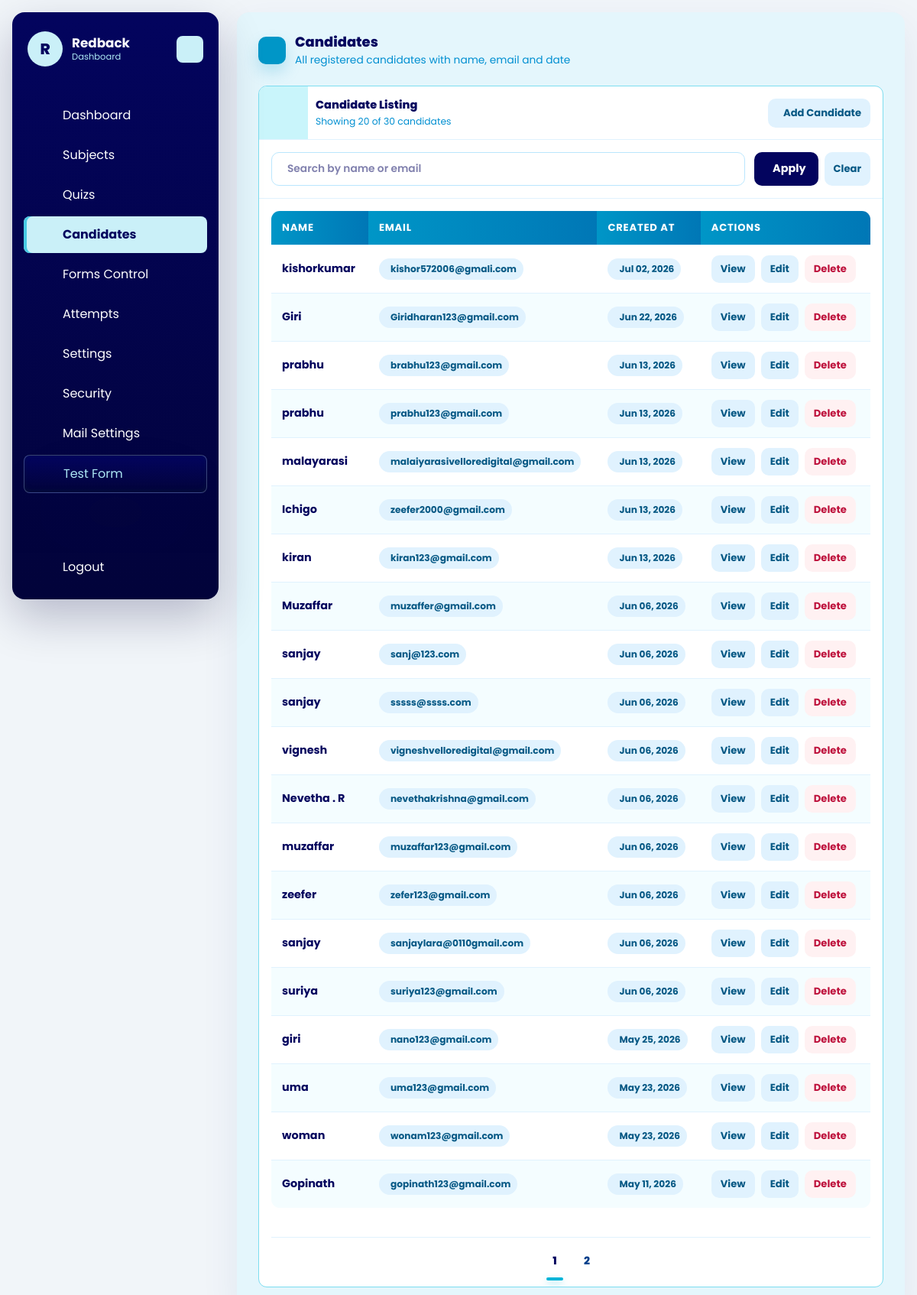
The page /dashboard/candidates/ (signed in) on the database its author committed.
### dashboard/models.py (models this page shows, shortened)
class Company(models.Model):
    name = models.CharField(max_length=150)
    image = models.ImageField(upload_to='company/', blank=True, null=True)
    email = models.EmailField(unique=True)
    password = models.CharField(max_length=128)
    is_active = models.BooleanField(default=True)
    test_instructions = models.TextField(
        default=DEFAULT_TEST_INSTRUCTIONS,
        blank=True,
        help_text='Instructions shown to candidates in the online test instructions drawer.',
    )
    allow_full_screen_lock = models.BooleanField(default=False)
    allow_pause_lock = models.BooleanField(default=False)
    allow_tab_switch_guard = models.BooleanField(default=False)
    allow_copy_paste_block = models.BooleanField(default=False)
    allow_right_click_disable = models.BooleanField(default=False)
    full_screen_lock = models.BooleanField(default=False)
    pause_lock = models.BooleanField(default=False)
    tab_switch_guard_enabled = models.BooleanField(default=False)
    copy_paste_block_enabled = models.BooleanField(default=False)
    right_click_disable_enabled = models.BooleanField(default=False)
    max_violation_warnings = models.PositiveIntegerField(default=3)
    exam_control_password = models.CharField(max_length=128, blank=True)
    pass_persantage = models.DecimalField(max_digits=5, decimal_places=2, default=50.00)
    mail_sender_enabled = models.BooleanField(default=False)
    smtp_host = models.CharField(max_length=255, blank=True)
    smtp_port = models.PositiveIntegerField(default=587)
    smtp_username = models.CharField(max_length=255, blank=True)
    smtp_app_key = models.CharField(max_length=255, blank=True)
    smtp_use_tls = models.BooleanField(default=True)
    smtp_from_email = models.EmailField(blank=True)
    created_at = models.DateTimeField(auto_now_add=True)
    updated_at = models.DateTimeField(auto_now=True)
    class Meta:
        ordering = ['name']
        verbose_name_plural = 'Companies'

### quiz/models.py (models this page shows, shortened)
class Candidate(models.Model):
    name = models.CharField(max_length=150)
    email = models.EmailField()
    designation_tech = models.CharField(max_length=150)
    created_at = models.DateTimeField(auto_now_add=True)
    class Meta:
        ordering = ['name']

### dashboard/views.py (the view)
# urls.py: path('candidates/', views.candidate_list, name='candidate_list'),
@company_login_required
def candidate_list(request):
    queryset = Candidate.objects.all().order_by('-created_at')
    search_query = request.GET.get('q', '').strip()
    if search_query:
        queryset = queryset.filter(
            Q(name__icontains=search_query) |
            Q(email__icontains=search_query)
        )
    total_count = queryset.count()
    paginator  = Paginator(queryset, 20)
    page_num   = request.GET.get('page', 1)
    page_obj   = paginator.get_page(page_num)
    params = request.GET.copy()
    params.pop('page', None)
    page_query_prefix = (params.urlencode() + '&') if params else ''
    page_numbers = list(
        paginator.get_elided_page_range(page_obj.number, on_each_side=2, on_ends=1)
    )
    return render(request, 'dashboard/candidate_list.html', {
        'title': 'Candidates',
        'objects': page_obj.object_list,
        'page_obj': page_obj,
        'page_numbers': page_numbers,
        'page_query_prefix': page_query_prefix,
        'total_count': total_count,
        'search_query': search_query,
    })

### templates/dashboard/candidate_list.html (shortened to what this page needs)
{% extends "base.html" %}
{% block content %}
{% include 'dashboard/header.html' %}
<div id="dashboard-page-content">
<section class="quiz-shell">
    <div class="quiz-heading">
        <div class="quiz-heading-main">
            <span class="quiz-heading-icon"><iconify-icon icon="mdi:account-group-outline"></iconify-icon></span>
            <div>
                <h1 class="quiz-title">Candidates</h1>
                <p class="quiz-subtitle">All registered candidates with name, email and date</p>
            </div>
        </div>
    </div>
    <div class="quiz-list-panel">
        <div class="quiz-list-head">
            <span class="quiz-list-icon"><iconify-icon icon="mdi:account-multiple-outline"></iconify-icon></span>
            <div style="padding-left:10px;">
                <p class="quiz-list-title">Candidate Listing</p>
                <p class="quiz-list-text">Showing {{ objects|length }} of {{ total_count }} candidate{{ total_count|pluralize }}</p>
            </div>
            <div class="quiz-list-actions">
                <a href="{% url 'dashboard:candidate_create' %}" class="attempt-btn secondary" style="min-height:38px;display:inline-flex;align-items:center;gap:8px;">
                    Add Candidate
                </a>
            </div>
        </div>
        <form method="get" class="attempt-controls">
            <label class="attempt-control-field">
                <input type="search" name="q" value="{{ search_query|default:'' }}" placeholder="Search by name or email">
            </label>
            <div class="attempt-control-actions">
                <button type="submit" class="attempt-control-submit">
                    Apply
                </button>
                <a href="{% url 'dashboard:candidate_list' %}" class="attempt-btn secondary">Clear</a>
            </div>
        </form>
        <div class="attempt-table-wrap">
            {% if objects %}
                <table class="attempt-table">
                    <thead>
                        <tr>
                            <th>Name</th>
                            <th>Email</th>
                            <th>Created At</th>
                            <th>Actions</th>
                        </tr>
                    </thead>
                    <tbody>
                        {% for candidate in objects %}
                            <tr style="cursor:pointer;" onclick="window.location='{% url 'dashboard:candidate_detail' candidate.pk %}'">
                                <td>
                                    <strong>{{ candidate.name }}</strong>
                                </td>
                                <td>
                                    <span class="attempt-pill">
                                        {{ candidate.email }}
                                    </span>
                                </td>
                                <td>
                                    <span class="attempt-pill">
                                        {{ candidate.created_at|date:"M d, Y" }}
                                    </span>
                                </td>
                                <td>
                                    <div class="attempt-actions" onclick="event.stopPropagation();">
                                        <a href="{% url 'dashboard:candidate_detail' candidate.pk %}" class="attempt-btn secondary">View</a>
                                        <a href="{% url 'dashboard:candidate_update' candidate.pk %}" class="attempt-btn secondary">Edit</a>
                                        <a href="{% url 'dashboard:candidate_delete' candidate.pk %}" class="attempt-btn danger">Delete</a>
                                    </div>
                                </td>
                            </tr>
                        {% endfor %}
                    </tbody>
                </table>
            {% endif %}
        </div>
        {% if page_obj.has_other_pages %}
            <div class="quiz-pagination">
                {% if page_obj.has_previous %}
                    <a class="quiz-page-link" href="?{{ page_query_prefix }}page=1" aria-label="First page"><iconify-icon icon="mdi:chevron-double-left"></iconify-icon></a>
                    <a class="quiz-page-link" href="?{{ page_query_prefix }}page={{ page_obj.previous_page_number }}" aria-label="Previous page"><iconify-icon icon="mdi:chevron-left"></iconify-icon></a>
                {% else %}
                    <span class="quiz-page-link is-disabled"><iconify-icon icon="mdi:chevron-double-left"></iconify-icon></span>
                    <span class="quiz-page-link is-disabled"><iconify-icon icon="mdi:chevron-left"></iconify-icon></span>
                {% endif %}
                {% for page_number in page_numbers %}
                    {% if page_number == page_obj.paginator.ELLIPSIS %}
                        <span class="quiz-page-ellipsis">{{ page_number }}</span>
                    {% elif page_number == page_obj.number %}
                        <span class="quiz-page-link is-active" aria-current="page">{{ page_number }}</span>
                    {% else %}
                        <a class="quiz-page-link" href="?{{ page_query_prefix }}page={{ page_number }}">{{ page_number }}</a>
                    {% endif %}
                {% endfor %}
                {% if page_obj.has_next %}
                    <a class="quiz-page-link" href="?{{ page_query_prefix }}page={{ page_obj.next_page_number }}" aria-label="Next page"><iconify-icon icon="mdi:chevron-right"></iconify-icon></a>
                    <a class="quiz-page-link" href="?{{ page_query_prefix }}page={{ page_obj.paginator.num_pages }}" aria-label="Last page"><iconify-icon icon="mdi:chevron-double-right"></iconify-icon></a>
                {% else %}
                    <span class="quiz-page-link is-disabled"><iconify-icon icon="mdi:chevron-right"></iconify-icon></span>
                    <span class="quiz-page-link is-disabled"><iconify-icon icon="mdi:chevron-double-right"></iconify-icon></span>
                {% endif %}
            </div>
        {% endif %}
    </div>
</section>
</div>
{% endblock %}

### templates/dashboard/header.html (shortened to what this page needs)
<aside class="dashboard-sidebar" data-dashboard-sidebar>
    <header class="dashboard-sidebar-header">
        <a href="/" class="dashboard-brand">
            <span class="dashboard-brand-mark">{{ request.company.name|default:"Company"|slice:":1"|upper }}</span>
            <span class="dashboard-brand-text">
                <strong>{{ request.company.name|default:"Company" }}</strong>
                <span>Dashboard</span>
            </span>
        </a>
        <button class="dashboard-toggler dashboard-sidebar-toggler" type="button" aria-label="Toggle sidebar">
        </button>
    </header>
    <nav class="dashboard-sidebar-nav"
        aria-label="Dashboard navigation"
        hx-boost="true"
        hx-target="#dashboard-page-content"
        hx-select="#dashboard-page-content"
        hx-push-url="true">
        <ul class="dashboard-nav-list dashboard-primary-nav">
            {% if request.session.company_id %}
                <li class="dashboard-nav-item">
                    <a href="/dashboard/" class="dashboard-nav-link" data-dashboard-nav-link data-nav-exact>
                        <span class="dashboard-nav-label">Dashboard</span>
                    </a>
                </li>
                <li class="dashboard-nav-item">
                    <a href="/dashboard/subjects/" class="dashboard-nav-link" data-dashboard-nav-link>
                        <span class="dashboard-nav-label">Subjects</span>
                    </a>
                </li>
                <li class="dashboard-nav-item">
                    <a href="/dashboard/quizzes/" class="dashboard-nav-link" data-dashboard-nav-link>
                        <span class="dashboard-nav-label">Quizs</span>
                    </a>
                </li>
                <li class="dashboard-nav-item">
                    <a href="/dashboard/candidates/" class="dashboard-nav-link" data-dashboard-nav-link>
                        <span class="dashboard-nav-label">Candidates</span>
                    </a>
                </li>
                <li class="dashboard-nav-item">
                    <a href="/dashboard/forms-control/" class="dashboard-nav-link" data-dashboard-nav-link>
                        <span class="dashboard-nav-label">Forms Control</span>
                    </a>
                </li>
                <li class="dashboard-nav-item">
                    <a href="/dashboard/attempts/" class="dashboard-nav-link" data-dashboard-nav-link>
                        <span class="dashboard-nav-label">Attempts</span>
                    </a>
                </li>
                <li class="dashboard-nav-item">
                    <a href="/dashboard/settings/" class="dashboard-nav-link" data-dashboard-nav-link>
                        <span class="dashboard-nav-label">Settings</span>
                    </a>
                </li>
                <li class="dashboard-nav-item">
                    <a href="/dashboard/settings/security/" class="dashboard-nav-link" data-dashboard-nav-link>
                        <span class="dashboard-nav-label">Security</span>
                    </a>
                </li>
                <li class="dashboard-nav-item">
                    <a href="/dashboard/settings/mail/" class="dashboard-nav-link" data-dashboard-nav-link>
                        <span class="dashboard-nav-label">Mail Settings</span>
                    </a>
                </li>
                <li class="dashboard-nav-item">
                    <a href="/quiz/start/" class="dashboard-nav-link is-accent" data-dashboard-nav-link hx-boost="false">
                        <span class="dashboard-nav-label">Test Form</span>
                    </a>
                </li>
            {% endif %}
        </ul>
        {% if request.session.company_id %}
            <ul class="dashboard-nav-list dashboard-secondary-nav">
                <li class="dashboard-nav-item">
                    <a href="/dashboard/logout/" class="dashboard-nav-link is-danger">
                        <span class="dashboard-nav-label">Logout</span>
                    </a>
                </li>
            </ul>
        {% endif %}
    </nav>
</aside>

### rows shown on the page
Company: company.name "R", company.name "Redback"
Candidate: name "kishorkumar", email "kishor572006@gmali.com", created_at "Jul 02, 2026"
Candidate: name "Giri", email "Giridharan123@gmail.com", created_at "Jun 22, 2026"
Candidate: name "prabhu", email "brabhu123@gmail.com", created_at "Jun 13, 2026"
Candidate: name "prabhu", email "prabhu123@gmail.com", created_at "Jun 13, 2026"
Candidate: name "malayarasi", email "malaiyarasivelloredigital@gmail.com", created_at "Jun 13, 2026"
Candidate: name "Ichigo", email "zeefer2000@gmail.com", created_at "Jun 13, 2026"
Candidate: name "kiran", email "kiran123@gmail.com", created_at "Jun 13, 2026"
Candidate: name "Muzaffar", email "muzaffer@gmail.com", created_at "Jun 06, 2026"
Candidate: name "sanjay", email "sanj@123.com", created_at "Jun 06, 2026"
Candidate: name "sanjay", email "sssss@ssss.com", created_at "Jun 06, 2026"
Candidate: name "vignesh", email "vigneshvelloredigital@gmail.com", created_at "Jun 06, 2026"
Candidate: name "Nevetha . R", email "nevethakrishna@gmail.com", created_at "Jun 06, 2026"
Candidate: name "muzaffar", email "muzaffar123@gmail.com", created_at "Jun 06, 2026"
Candidate: name "zeefer", email "zefer123@gmail.com", created_at "Jun 06, 2026"
Candidate: name "sanjay", email "sanjaylara@0110gmail.com", created_at "Jun 06, 2026"
Candidate: name "suriya", email "suriya123@gmail.com", created_at "Jun 06, 2026"
Candidate: name "giri", email "nano123@gmail.com", created_at "May 25, 2026"
Candidate: name "uma", email "uma123@gmail.com", created_at "May 23, 2026"
Candidate: name "woman", email "wonam123@gmail.com", created_at "May 23, 2026"
Candidate: name "Gopinath", email "gopinath123@gmail.com", created_at "May 11, 2026"

### other values the page prints
{{ objects|length }} "20"
{{ total_count }} "30"
{{ page_number }} "1"
{{ page_number }} "2"
